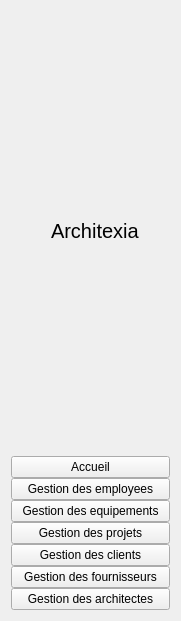
  <widget class="QWidget" name="full_menu_widget" native="true">
   <property name="geometry">
    <rect>
     <x>0</x>
     <y>20</y>
     <width>181</width>
     <height>621</height>
    </rect>
   </property>
   <property name="styleSheet">
    <string notr="true"/>
   </property>
   <layout class="QVBoxLayout" name="verticalLayout_5">
    <item>
     <layout class="QHBoxLayout" name="horizontalLayout_3">
      <property name="spacing">
       <number>0</number>
      </property>
      <item>
       <widget class="QLabel" name="logo_label_4">
        <property name="minimumSize">
         <size>
          <width>40</width>
          <height>40</height>
         </size>
        </property>
        <property name="maximumSize">
         <size>
          <width>40</width>
          <height>40</height>
         </size>
        </property>
        <property name="text">
         <string/>
        </property>
        <property name="pixmap">
         <pixmap>:/icon/icon/Logo.png</pixmap>
        </property>
        <property name="scaledContents">
         <bool>true</bool>
        </property>
       </widget>
      </item>
      <item>
       <widget class="QLabel" name="logo_label_5">
        <property name="font">
         <font>
          <pointsize>15</pointsize>
         </font>
        </property>
        <property name="text">
         <string>Architexia</string>
        </property>
       </widget>
      </item>
     </layout>
    </item>
    <item>
     <layout class="QVBoxLayout" name="verticalLayout_3">
      <property name="spacing">
       <number>0</number>
      </property>
      <item>
       <widget class="QPushButton" name="home_btn_4">
        <property name="text">
         <string>Accueil</string>
        </property>
        <property name="icon">
         <iconset>
          <normaloff>:/icon/icon/home-4-32.ico</normaloff>
          <normalon>:/icon/icon/home-4-48.ico</normalon>:/icon/icon/home-4-32.ico</iconset>
        </property>
        <property name="iconSize">
         <size>
          <width>14</width>
          <height>14</height>
         </size>
        </property>
        <property name="checkable">
         <bool>true</bool>
        </property>
        <property name="autoExclusive">
         <bool>true</bool>
        </property>
       </widget>
      </item>
      <item>
       <widget class="QPushButton" name="dashborad_btn_3">
        <property name="text">
         <string>Gestion des employees</string>
        </property>
        <property name="icon">
         <iconset>
          <normaloff>:/icon/icon/dashboard-5-32.ico</normaloff>
          <normalon>:/icon/icon/dashboard-5-48.ico</normalon>:/icon/icon/dashboard-5-32.ico</iconset>
        </property>
        <property name="iconSize">
         <size>
          <width>14</width>
          <height>14</height>
         </size>
        </property>
        <property name="checkable">
         <bool>true</bool>
        </property>
        <property name="autoExclusive">
         <bool>true</bool>
        </property>
       </widget>
      </item>
      <item>
       <widget class="QPushButton" name="orders_btn_3">
        <property name="text">
         <string>Gestion des equipements</string>
        </property>
        <property name="icon">
         <iconset>
          <normaloff>:/icon/icon/activity-feed-32.ico</normaloff>
          <normalon>:/icon/icon/activity-feed-48.ico</normalon>:/icon/icon/activity-feed-32.ico</iconset>
        </property>
        <property name="iconSize">
         <size>
          <width>14</width>
          <height>14</height>
         </size>
        </property>
        <property name="checkable">
         <bool>true</bool>
        </property>
        <property name="autoExclusive">
         <bool>true</bool>
        </property>
       </widget>
      </item>
      <item>
       <widget class="QPushButton" name="products_btn_3">
        <property name="text">
         <string>Gestion des projets</string>
        </property>
        <property name="icon">
         <iconset>
          <normaloff>:/icon/icon/product-32.ico</normaloff>
          <normalon>:/icon/icon/product-48.ico</normalon>:/icon/icon/product-32.ico</iconset>
        </property>
        <property name="iconSize">
         <size>
          <width>14</width>
          <height>14</height>
         </size>
        </property>
        <property name="checkable">
         <bool>true</bool>
        </property>
        <property name="autoExclusive">
         <bool>true</bool>
        </property>
       </widget>
      </item>
      <item>
       <widget class="QPushButton" name="customers_btn_4">
        <property name="text">
         <string>Gestion des clients</string>
        </property>
        <property name="icon">
         <iconset>
          <normaloff>:/icon/icon/group-32.ico</normaloff>
          <normalon>:/icon/icon/group-48.ico</normalon>:/icon/icon/group-32.ico</iconset>
        </property>
        <property name="iconSize">
         <size>
          <width>14</width>
          <height>14</height>
         </size>
        </property>
        <property name="checkable">
         <bool>true</bool>
        </property>
        <property name="autoExclusive">
         <bool>true</bool>
        </property>
       </widget>
      </item>
      <item>
       <widget class="QPushButton" name="customers_btn_5">
        <property name="text">
         <string>Gestion des fournisseurs</string>
        </property>
        <property name="icon">
         <iconset>
          <normaloff>:/icon/icon/group-32.ico</normaloff>
          <normalon>:/icon/icon/group-48.ico</normalon>:/icon/icon/group-32.ico</iconset>
        </property>
        <property name="iconSize">
         <size>
          <width>14</width>
          <height>14</height>
         </size>
        </property>
        <property name="checkable">
         <bool>true</bool>
        </property>
        <property name="autoExclusive">
         <bool>true</bool>
        </property>
       </widget>
      </item>
      <item>
       <widget class="QPushButton" name="home_btn_5">
        <property name="text">
         <string>Gestion des architectes</string>
        </property>
        <property name="icon">
         <iconset>
          <normaloff>:/icon/icon/home-4-32.ico</normaloff>
          <normalon>:/icon/icon/home-4-48.ico</normalon>:/icon/icon/home-4-32.ico</iconset>
        </property>
        <property name="iconSize">
         <size>
          <width>14</width>
          <height>14</height>
         </size>
        </property>
        <property name="checkable">
         <bool>true</bool>
        </property>
        <property name="autoExclusive">
         <bool>true</bool>
        </property>
       </widget>
      </item>
     </layout>
    </item>
   </layout>
  </widget>
